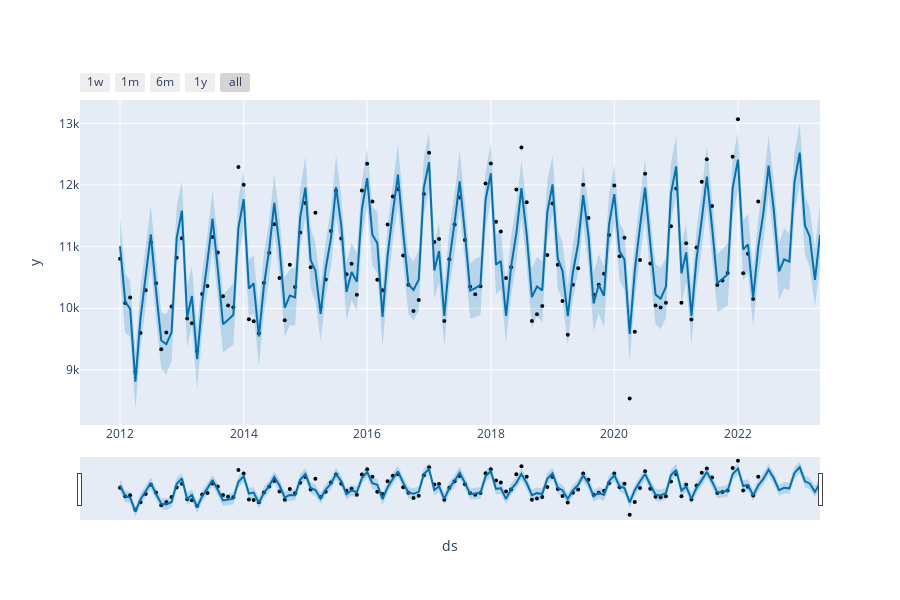

The cell this chart's notebook holds for it:
### Code cell
plot_plotly(model, forecast)
